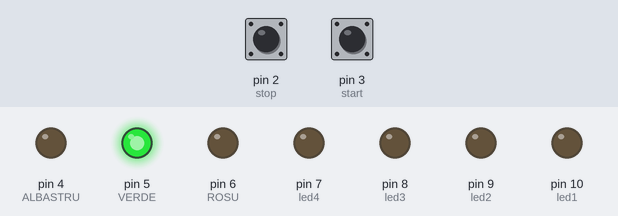
Bench run of a program on a simulated Arduino Uno, built with avr-gcc and run on an emulated ATmega328P. On the bench: output pins drawn as LEDs (lit = HIGH). The inputs (shaded band) are chosen by the test bench; at power-on: pin 3 (start) HIGH, pin 2 (stop) HIGH.

Above: at 1.2 s.
1.3 s: pin 3 (start) pulled LOW for 0.15 s
At 1.6 s:
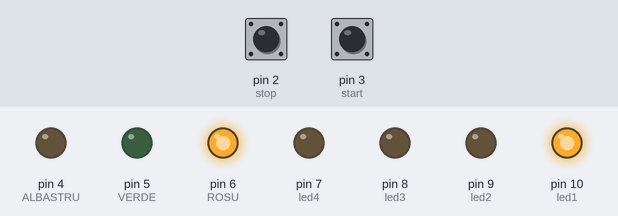
At 13.6 s:
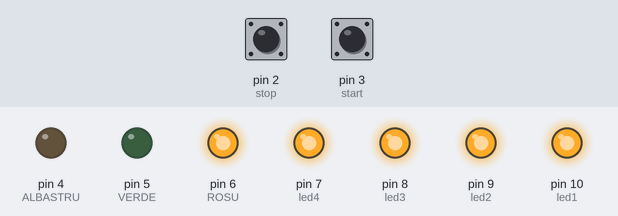
Timing chart, 0 to 16.4 s (numbered marks = the images above; inputs shaded):
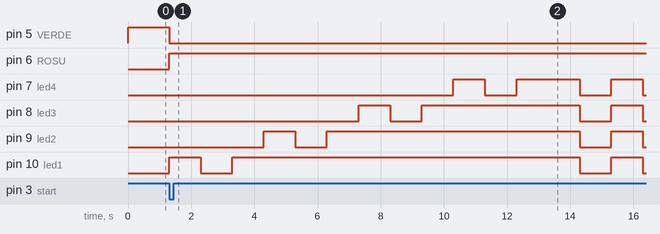

Measured:
- after the input at 1.3 s, pin 5 (VERDE): HIGH → LOW at once; pin 6 (ROSU): LOW → HIGH at once

The program:

main.cpp
```cpp
#include <Arduino.h>

// Pin Definitions
const int ROSU = 6;   // LED rosu
const int VERDE = 5;  // LED verde
const int ALBASTRU = 4;  // LED albastru
const int led1 = 10;   // primul led(25%)
const int led2 = 9;    // al doilea led(50%)
const int led3 = 8;    // al treilea led(75%)
const int led4 = 7;    // al patrulea led(100%)
const int start = 3;   // buton start
const int stop = 2;    // buton stop

//variabile ca sa verific cand statia este valabila si cand este in stagiul de incarcare
bool chargingActive = false;
bool stationAvailable = true;

bool startBtnFlag = false;    // Start button pressed state
bool stopBtnFlag = false;     // Stop button pressed state

// Debounce timing
unsigned long lastDebounceTimeStart = 0;
unsigned long lastDebounceTimeStop = 0;
const unsigned long debounceDelay = 50;

void animatieSTOP() {
 //opresc toate ledurile
  digitalWrite(led1, LOW);
  digitalWrite(led2, LOW);
  digitalWrite(led3, LOW);
  digitalWrite(led4, LOW);
  int i = 0;

  //dupa ce s-a incarcat statia la 100%, ledurile clipesc de 3 ori
  while (i < 3) {
    digitalWrite(led1, HIGH);
    digitalWrite(led2, HIGH);
    digitalWrite(led3, HIGH);
    digitalWrite(led4, HIGH);
    delay(1000);
    digitalWrite(led1, LOW);
    digitalWrite(led2, LOW);
    digitalWrite(led3, LOW);
    digitalWrite(led4, LOW);
    delay(1000);
    i++;
  }

  digitalWrite(ROSU, LOW);
  digitalWrite(VERDE, HIGH);

  chargingActive = false;
  stationAvailable = true;
}

void pornire() {
  if (chargingActive == false && stationAvailable == true) {
    chargingActive = true;
    digitalWrite(ROSU, HIGH);
    digitalWrite(VERDE, LOW);

    digitalWrite(led1, HIGH);
    delay(1000);
    if (!chargingActive) return;
    digitalWrite(led1, LOW);
    delay(1000);
    if (!chargingActive) return;
    digitalWrite(led1, HIGH);
    delay(1000);
    if (!chargingActive) return;

    digitalWrite(led2, HIGH);
    delay(1000);
    if (!chargingActive) return;
    digitalWrite(led2, LOW);
    delay(1000);
    if (!chargingActive) return;
    digitalWrite(led2, HIGH);
    delay(1000);
    if (!chargingActive) return;

    digitalWrite(led3, HIGH);
    delay(1000);
    if (!chargingActive) return;
    digitalWrite(led3, LOW);
    delay(1000);
    if (!chargingActive) return;
    digitalWrite(led3, HIGH);
    delay(1000);
    if (!chargingActive) return;

    digitalWrite(led4, HIGH);
    delay(1000);
    if (!chargingActive) return;
    digitalWrite(led4, LOW);
    delay(1000);
    if (!chargingActive) return;
    digitalWrite(led4, HIGH);
    delay(1000);
    if (!chargingActive) return;

    animatieSTOP(); // face animatia dupa ce se aprind toate ledurile
  }
}

void oprire(){
    if (chargingActive ==  true) {
    digitalWrite(led1, HIGH);
    digitalWrite(led2, HIGH);
    digitalWrite(led3, HIGH);
    digitalWrite(led4, HIGH);
    delay(1000);
    animatieSTOP();
    }
}


void setup() {
  // LED ca output
  pinMode(ROSU, OUTPUT);
  pinMode(VERDE, OUTPUT);
  pinMode(ALBASTRU, OUTPUT);
  pinMode(led1, OUTPUT);
  pinMode(led2, OUTPUT);
  pinMode(led3, OUTPUT);
  pinMode(led4, OUTPUT);

  //butoanele ca input
  pinMode(start, INPUT);
  pinMode(stop, INPUT);

  // lasam ledul verde aprins deoarece statia este valabila
  digitalWrite(ROSU, LOW);
  digitalWrite(VERDE, HIGH);
  digitalWrite(ALBASTRU, LOW);   // nu folosim albastru
}

// The loop function runs over and over again forever
void loop() {
  int startState = digitalRead(start); // Read the state of the start button
  int stopState = digitalRead(stop);   // Read the state of the stop button

  // Check for debounced start button press
  if (startState == LOW && !startBtnFlag) {
    unsigned long currentTime = millis();
    if (currentTime - lastDebounceTimeStart > debounceDelay) {
      startBtnFlag = true;
      lastDebounceTimeStart = currentTime;
      if (!chargingActive && stationAvailable) {
        pornire(); // Start charging process
      }
    }
  } else if (startState == HIGH) {
    startBtnFlag = false; // Reset flag when button is released
  }

  if (stopState == LOW ){
    stopState = digitalRead(stop);
    if (stopState == LOW && chargingActive) {
        chargingActive = false;
        oprire();
        return;
      }
    }


}
```
